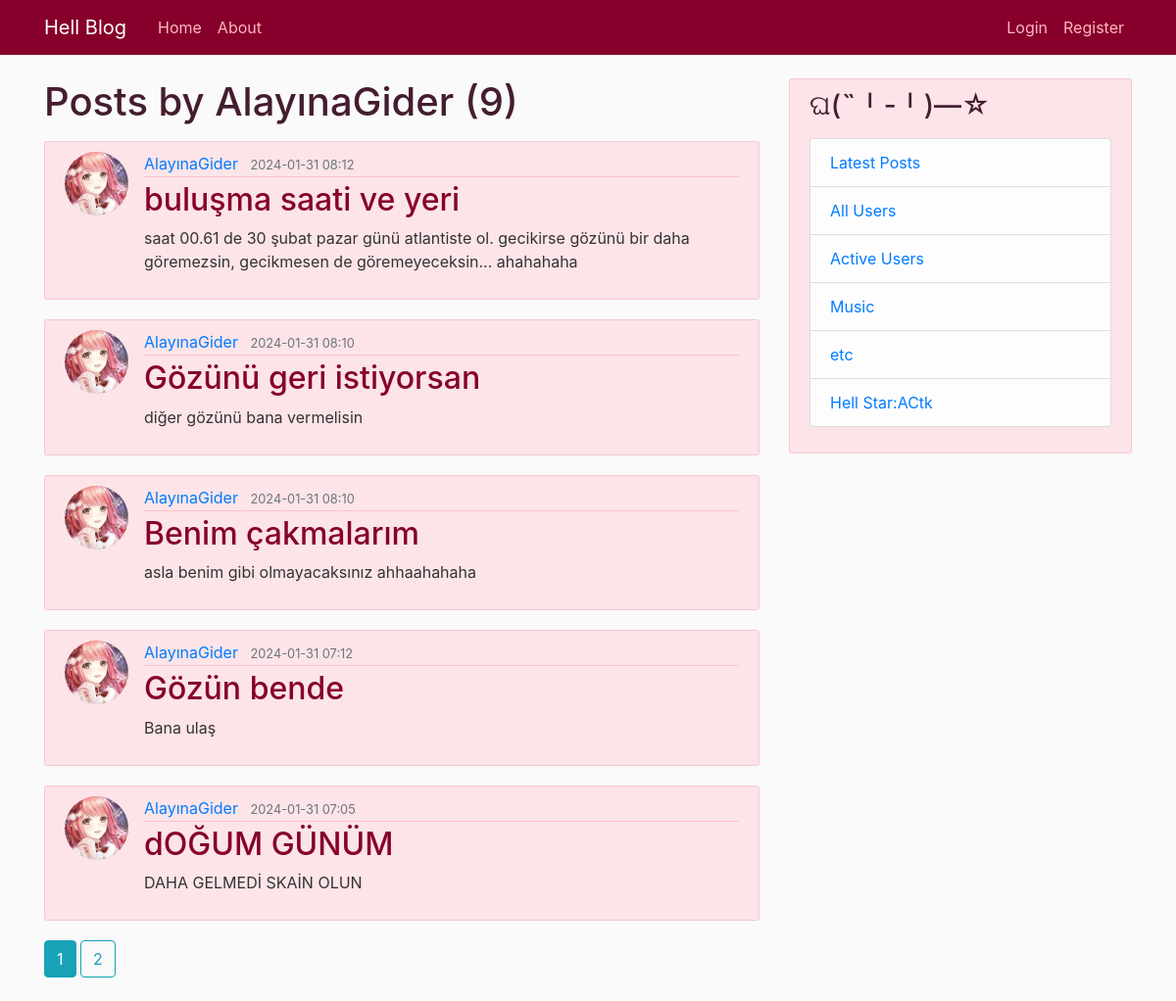
The page /user/AlayınaGider on the database its author committed.
### flaskblog/models.py (models this page shows, shortened)
class User(db.Model, UserMixin):
    id = db.Column(db.Integer, primary_key=True)
    username = db.Column(db.String(20), unique=True, nullable=False)
    firstname = db.Column(db.String(20), nullable=False)
    middlename = db.Column(db.String(20))
    lastname = db.Column(db.String(20), nullable=False)
    birthdate = db.Column(db.DateTime, nullable=False)
    email = db.Column(db.String(120), unique=True, nullable=False)
    image_file = db.Column(db.String(20), nullable=False, default='default.jpg')
    password = db.Column(db.String(60), nullable=False)
    salt = db.Column(db.String(60), nullable=False)
    active = db.Column(db.Boolean, nullable=False, default=False)
    posts = db.relationship('Post', backref='author', lazy=True)
    online = db.relationship('ActiveUsers', backref='online', lazy=True)
    dislikes = db.relationship('Dislikes', backref='user', passive_deletes=True)

class Post(db.Model):
    id = db.Column(db.Integer, primary_key=True)
    title = db.Column(db.String(100), nullable=False)
    content = db.Column(db.Text, nullable=False)
    date_posted = db.Column(db.DateTime, nullable=False, default=datetime.utcnow)
    user_id = db.Column(db.Integer, db.ForeignKey('user.id'), nullable=False)
    dislikes = db.relationship('Dislikes', backref='post', passive_deletes=True)

### flaskblog/users/routes.py (the view)
@users.route("/user/<string:username>")
def user_posts(username):  # displaying a user's all posts
    page = request.args.get("page", 1, type=int)
    user = User.query.filter_by(username=username).first_or_404()
    posts = Post.query.filter_by(author=user).order_by(Post.date_posted.desc()).paginate(page=page, per_page=5)
    return render_template('user_posts.html', posts=posts, user=user)

### flaskblog/templates/user_posts.html
{% extends "layout.html" %}
{% block content %}
    <h1 class="mb-3">Posts by {{ user.username }} ({{ posts.total }})    </h1>
    {% for post in posts.items %}
        <article class="media content-section">
            <img class="rounded-circle article-img" src="{{ url_for('static', filename='profile_pics/' + post.author.image_file) }}">
            <div class="media-body">
                <div class="article-metadata">
                    <a class="mr-2" href="{{ url_for('users.user_posts', username=post.author.username) }}">{{ post.author.username }}</a>
                    <small class="text-muted">{{ post.date_posted.strftime('%Y-%m-%d %H:%M') }}</small>
                </div>
                <h2><a class="article-title" href="{{ url_for('posts.post', post_id=post.id) }}">{{ post.title }}</a></h2>
                <p class="article-content">{{ post.content }}</p>
            </div>
        </article>
    {% endfor %}
    {% for page_num in posts.iter_pages(left_edge=1, right_edge=1, left_current=1, right_current=2) %}
        {% if page_num %}
            {% if posts.page == page_num %}
                <a class="btn btn-info mb-4" href="{{ url_for('users.user_posts', username=user.username, page=page_num) }}">
                    {{ page_num }}
                </a>
            {% else %}
                <a class="btn btn-outline-info mb-4" href="{{ url_for('users.user_posts', username=user.username, page=page_num) }}">
                    {{ page_num }}
                </a>
            {% endif %}
        {% else %}
            ...
        {% endif %}
    {% endfor %}
{% endblock content %}

### flaskblog/static/main.css (style rules this page uses)
body { background: #fafafa; color: #333333; margin-top: 5rem; }
h1, h2, h3, h4, h5, h6 { color: #441d30; }
.content-section { background: rgba(255, 192, 203, 0.39); padding: 10px 20px; border: 1px solid rgba(211, 14, 57, 0.13); border-radius: 3px; margin-bottom: 20px; }
.article-title { color: #86002b; }
.article-content { white-space: pre-line; }
.article-img { height: 65px; width: 65px; margin-right: 16px; }
.article-metadata { padding-bottom: 1px; margin-bottom: 4px; border-bottom: 1px solid #ffc0cb; }

### rows shown on the page
User: username "AlayınaGider"
Post: image_file (picture), author.username "AlayınaGider", date_posted "2024-01-31 08:12", title "buluşma saati ve yeri", content "saat 00.61 de 30 şubat pazar günü atlantiste ol. gecikirse gözünü bir daha göremezsin, gecikmesen de göremeyeceksin... ahahahaha"
Post: image_file (picture), author.username "AlayınaGider", date_posted "2024-01-31 08:10", title "Gözünü geri istiyorsan", content "diğer gözünü bana vermelisin"
Post: image_file (picture), author.username "AlayınaGider", date_posted "2024-01-31 08:10", title "Benim çakmalarım", content "asla benim gibi olmayacaksınız ahhaahahaha"
Post: image_file (picture), author.username "AlayınaGider", date_posted "2024-01-31 07:12", title "Gözün bende", content "Bana ulaş"
Post: image_file (picture), author.username "AlayınaGider", date_posted "2024-01-31 07:05", title "dOĞUM GÜNÜM", content "DAHA GELMEDİ SKAİN OLUN"

### other values the page prints
{{ posts.total }} "9"
{{ page_num }} "1"
{{ page_num }} "2"
